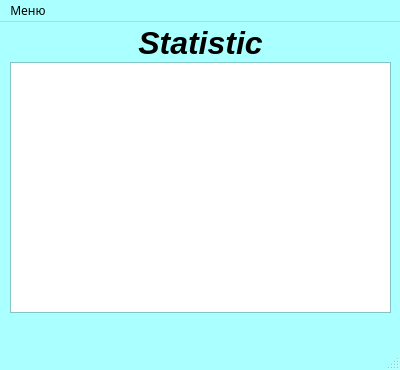
<?xml version="1.0" encoding="UTF-8"?>
<ui version="4.0">
 <class>StatWindow</class>
 <widget class="QMainWindow" name="StatWindow">
  <property name="geometry">
   <rect>
    <x>0</x>
    <y>0</y>
    <width>400</width>
    <height>370</height>
   </rect>
  </property>
  <property name="palette">
   <palette>
    <active>
     <colorrole role="WindowText">
      <brush brushstyle="SolidPattern">
       <color alpha="255">
        <red>0</red>
        <green>0</green>
        <blue>0</blue>
       </color>
      </brush>
     </colorrole>
     <colorrole role="Button">
      <brush brushstyle="SolidPattern">
       <color alpha="255">
        <red>170</red>
        <green>255</green>
        <blue>255</blue>
       </color>
      </brush>
     </colorrole>
     <colorrole role="Light">
      <brush brushstyle="SolidPattern">
       <color alpha="255">
        <red>255</red>
        <green>255</green>
        <blue>255</blue>
       </color>
      </brush>
     </colorrole>
     <colorrole role="Midlight">
      <brush brushstyle="SolidPattern">
       <color alpha="255">
        <red>212</red>
        <green>255</green>
        <blue>255</blue>
       </color>
      </brush>
     </colorrole>
     <colorrole role="Dark">
      <brush brushstyle="SolidPattern">
       <color alpha="255">
        <red>85</red>
        <green>127</green>
        <blue>127</blue>
       </color>
      </brush>
     </colorrole>
     <colorrole role="Mid">
      <brush brushstyle="SolidPattern">
       <color alpha="255">
        <red>113</red>
        <green>170</green>
        <blue>170</blue>
       </color>
      </brush>
     </colorrole>
     <colorrole role="Text">
      <brush brushstyle="SolidPattern">
       <color alpha="255">
        <red>0</red>
        <green>0</green>
        <blue>0</blue>
       </color>
      </brush>
     </colorrole>
     <colorrole role="BrightText">
      <brush brushstyle="SolidPattern">
       <color alpha="255">
        <red>255</red>
        <green>255</green>
        <blue>255</blue>
       </color>
      </brush>
     </colorrole>
     <colorrole role="ButtonText">
      <brush brushstyle="SolidPattern">
       <color alpha="255">
        <red>0</red>
        <green>0</green>
        <blue>0</blue>
       </color>
      </brush>
     </colorrole>
     <colorrole role="Base">
      <brush brushstyle="SolidPattern">
       <color alpha="255">
        <red>255</red>
        <green>255</green>
        <blue>255</blue>
       </color>
      </brush>
     </colorrole>
     <colorrole role="Window">
      <brush brushstyle="SolidPattern">
       <color alpha="255">
        <red>170</red>
        <green>255</green>
        <blue>255</blue>
       </color>
      </brush>
     </colorrole>
     <colorrole role="Shadow">
      <brush brushstyle="SolidPattern">
       <color alpha="255">
        <red>0</red>
        <green>0</green>
        <blue>0</blue>
       </color>
      </brush>
     </colorrole>
     <colorrole role="AlternateBase">
      <brush brushstyle="SolidPattern">
       <color alpha="255">
        <red>212</red>
        <green>255</green>
        <blue>255</blue>
       </color>
      </brush>
     </colorrole>
     <colorrole role="ToolTipBase">
      <brush brushstyle="SolidPattern">
       <color alpha="255">
        <red>255</red>
        <green>255</green>
        <blue>220</blue>
       </color>
      </brush>
     </colorrole>
     <colorrole role="ToolTipText">
      <brush brushstyle="SolidPattern">
       <color alpha="255">
        <red>0</red>
        <green>0</green>
        <blue>0</blue>
       </color>
      </brush>
     </colorrole>
     <colorrole role="PlaceholderText">
      <brush brushstyle="SolidPattern">
       <color alpha="127">
        <red>0</red>
        <green>0</green>
        <blue>0</blue>
       </color>
      </brush>
     </colorrole>
     <colorrole role="Accent">
      <brush brushstyle="SolidPattern">
       <color alpha="255">
        <red>255</red>
        <green>255</green>
        <blue>255</blue>
       </color>
      </brush>
     </colorrole>
    </active>
    <inactive>
     <colorrole role="WindowText">
      <brush brushstyle="SolidPattern">
       <color alpha="255">
        <red>0</red>
        <green>0</green>
        <blue>0</blue>
       </color>
      </brush>
     </colorrole>
     <colorrole role="Button">
      <brush brushstyle="SolidPattern">
       <color alpha="255">
        <red>170</red>
        <green>255</green>
        <blue>255</blue>
       </color>
      </brush>
     </colorrole>
     <colorrole role="Light">
      <brush brushstyle="SolidPattern">
       <color alpha="255">
        <red>255</red>
        <green>255</green>
        <blue>255</blue>
       </color>
      </brush>
     </colorrole>
     <colorrole role="Midlight">
      <brush brushstyle="SolidPattern">
       <color alpha="255">
        <red>212</red>
        <green>255</green>
        <blue>255</blue>
       </color>
      </brush>
     </colorrole>
     <colorrole role="Dark">
      <brush brushstyle="SolidPattern">
       <color alpha="255">
        <red>85</red>
        <green>127</green>
        <blue>127</blue>
       </color>
      </brush>
     </colorrole>
     <colorrole role="Mid">
      <brush brushstyle="SolidPattern">
       <color alpha="255">
        <red>113</red>
        <green>170</green>
        <blue>170</blue>
       </color>
      </brush>
     </colorrole>
     <colorrole role="Text">
      <brush brushstyle="SolidPattern">
       <color alpha="255">
        <red>0</red>
        <green>0</green>
        <blue>0</blue>
       </color>
      </brush>
     </colorrole>
     <colorrole role="BrightText">
      <brush brushstyle="SolidPattern">
       <color alpha="255">
        <red>255</red>
        <green>255</green>
        <blue>255</blue>
       </color>
      </brush>
     </colorrole>
     <colorrole role="ButtonText">
      <brush brushstyle="SolidPattern">
       <color alpha="255">
        <red>0</red>
        <green>0</green>
        <blue>0</blue>
       </color>
      </brush>
     </colorrole>
     <colorrole role="Base">
      <brush brushstyle="SolidPattern">
       <color alpha="255">
        <red>255</red>
        <green>255</green>
        <blue>255</blue>
       </color>
      </brush>
     </colorrole>
     <colorrole role="Window">
      <brush brushstyle="SolidPattern">
       <color alpha="255">
        <red>170</red>
        <green>255</green>
        <blue>255</blue>
       </color>
      </brush>
     </colorrole>
     <colorrole role="Shadow">
      <brush brushstyle="SolidPattern">
       <color alpha="255">
        <red>0</red>
        <green>0</green>
        <blue>0</blue>
       </color>
      </brush>
     </colorrole>
     <colorrole role="AlternateBase">
      <brush brushstyle="SolidPattern">
       <color alpha="255">
        <red>212</red>
        <green>255</green>
        <blue>255</blue>
       </color>
      </brush>
     </colorrole>
     <colorrole role="ToolTipBase">
      <brush brushstyle="SolidPattern">
       <color alpha="255">
        <red>255</red>
        <green>255</green>
        <blue>220</blue>
       </color>
      </brush>
     </colorrole>
     <colorrole role="ToolTipText">
      <brush brushstyle="SolidPattern">
       <color alpha="255">
        <red>0</red>
        <green>0</green>
        <blue>0</blue>
       </color>
      </brush>
     </colorrole>
     <colorrole role="PlaceholderText">
      <brush brushstyle="SolidPattern">
       <color alpha="127">
        <red>0</red>
        <green>0</green>
        <blue>0</blue>
       </color>
      </brush>
     </colorrole>
     <colorrole role="Accent">
      <brush brushstyle="SolidPattern">
       <color alpha="255">
        <red>255</red>
        <green>255</green>
        <blue>255</blue>
       </color>
      </brush>
     </colorrole>
    </inactive>
    <disabled>
     <colorrole role="WindowText">
      <brush brushstyle="SolidPattern">
       <color alpha="255">
        <red>85</red>
        <green>127</green>
        <blue>127</blue>
       </color>
      </brush>
     </colorrole>
     <colorrole role="Button">
      <brush brushstyle="SolidPattern">
       <color alpha="255">
        <red>170</red>
        <green>255</green>
        <blue>255</blue>
       </color>
      </brush>
     </colorrole>
     <colorrole role="Light">
      <brush brushstyle="SolidPattern">
       <color alpha="255">
        <red>255</red>
        <green>255</green>
        <blue>255</blue>
       </color>
      </brush>
     </colorrole>
     <colorrole role="Midlight">
      <brush brushstyle="SolidPattern">
       <color alpha="255">
        <red>212</red>
        <green>255</green>
        <blue>255</blue>
       </color>
      </brush>
     </colorrole>
     <colorrole role="Dark">
      <brush brushstyle="SolidPattern">
       <color alpha="255">
        <red>85</red>
        <green>127</green>
        <blue>127</blue>
       </color>
      </brush>
     </colorrole>
     <colorrole role="Mid">
      <brush brushstyle="SolidPattern">
       <color alpha="255">
        <red>113</red>
        <green>170</green>
        <blue>170</blue>
       </color>
      </brush>
     </colorrole>
     <colorrole role="Text">
      <brush brushstyle="SolidPattern">
       <color alpha="255">
        <red>85</red>
        <green>127</green>
        <blue>127</blue>
       </color>
      </brush>
     </colorrole>
     <colorrole role="BrightText">
      <brush brushstyle="SolidPattern">
       <color alpha="255">
        <red>255</red>
        <green>255</green>
        <blue>255</blue>
       </color>
      </brush>
     </colorrole>
     <colorrole role="ButtonText">
      <brush brushstyle="SolidPattern">
       <color alpha="255">
        <red>85</red>
        <green>127</green>
        <blue>127</blue>
       </color>
      </brush>
     </colorrole>
     <colorrole role="Base">
      <brush brushstyle="SolidPattern">
       <color alpha="255">
        <red>170</red>
        <green>255</green>
        <blue>255</blue>
       </color>
      </brush>
     </colorrole>
     <colorrole role="Window">
      <brush brushstyle="SolidPattern">
       <color alpha="255">
        <red>170</red>
        <green>255</green>
        <blue>255</blue>
       </color>
      </brush>
     </colorrole>
     <colorrole role="Shadow">
      <brush brushstyle="SolidPattern">
       <color alpha="255">
        <red>0</red>
        <green>0</green>
        <blue>0</blue>
       </color>
      </brush>
     </colorrole>
     <colorrole role="AlternateBase">
      <brush brushstyle="SolidPattern">
       <color alpha="255">
        <red>170</red>
        <green>255</green>
        <blue>255</blue>
       </color>
      </brush>
     </colorrole>
     <colorrole role="ToolTipBase">
      <brush brushstyle="SolidPattern">
       <color alpha="255">
        <red>255</red>
        <green>255</green>
        <blue>220</blue>
       </color>
      </brush>
     </colorrole>
     <colorrole role="ToolTipText">
      <brush brushstyle="SolidPattern">
       <color alpha="255">
        <red>0</red>
        <green>0</green>
        <blue>0</blue>
       </color>
      </brush>
     </colorrole>
     <colorrole role="PlaceholderText">
      <brush brushstyle="SolidPattern">
       <color alpha="127">
        <red>85</red>
        <green>127</green>
        <blue>127</blue>
       </color>
      </brush>
     </colorrole>
     <colorrole role="Accent">
      <brush brushstyle="SolidPattern">
       <color alpha="255">
        <red>246</red>
        <green>255</green>
        <blue>255</blue>
       </color>
      </brush>
     </colorrole>
    </disabled>
   </palette>
  </property>
  <property name="font">
   <font>
    <family>Agency FB</family>
   </font>
  </property>
  <property name="windowTitle">
   <string>MainWindow</string>
  </property>
  <widget class="QWidget" name="centralwidget">
   <widget class="QLabel" name="label">
    <property name="geometry">
     <rect>
      <x>0</x>
      <y>0</y>
      <width>401</width>
      <height>41</height>
     </rect>
    </property>
    <property name="font">
     <font>
      <family>Segoe UI</family>
      <pointsize>24</pointsize>
      <italic>true</italic>
      <bold>true</bold>
     </font>
    </property>
    <property name="text">
     <string>Statistic</string>
    </property>
    <property name="alignment">
     <set>Qt::AlignCenter</set>
    </property>
   </widget>
   <widget class="QTableWidget" name="tableWidget">
    <property name="geometry">
     <rect>
      <x>10</x>
      <y>40</y>
      <width>381</width>
      <height>251</height>
     </rect>
    </property>
   </widget>
  </widget>
  <widget class="QMenuBar" name="menubar">
   <property name="geometry">
    <rect>
     <x>0</x>
     <y>0</y>
     <width>400</width>
     <height>24</height>
    </rect>
   </property>
   <widget class="QMenu" name="menu">
    <property name="title">
     <string>Меню</string>
    </property>
    <addaction name="action"/>
   </widget>
   <addaction name="menu"/>
  </widget>
  <widget class="QStatusBar" name="statusbar"/>
  <action name="action">
   <property name="text">
    <string>Выйти из аккаунта</string>
   </property>
  </action>
 </widget>
 <resources/>
 <connections/>
</ui>
